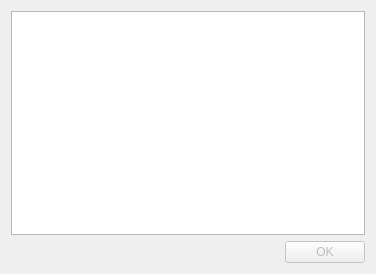
<?xml version="1.0" encoding="UTF-8"?>
<ui version="4.0">
 <class>Dialog</class>
 <widget class="QDialog" name="Dialog">
  <property name="geometry">
   <rect>
    <x>0</x>
    <y>0</y>
    <width>376</width>
    <height>274</height>
   </rect>
  </property>
  <property name="windowTitle">
   <string>Progress</string>
  </property>
  <layout class="QVBoxLayout" name="verticalLayout">
   <item>
    <widget class="QTextEdit" name="progressText"/>
   </item>
   <item>
    <widget class="QDialogButtonBox" name="buttonBox">
     <property name="enabled">
      <bool>false</bool>
     </property>
     <property name="orientation">
      <enum>Qt::Horizontal</enum>
     </property>
     <property name="standardButtons">
      <set>QDialogButtonBox::Ok</set>
     </property>
    </widget>
   </item>
  </layout>
 </widget>
 <resources/>
 <connections>
  <connection>
   <sender>buttonBox</sender>
   <signal>accepted()</signal>
   <receiver>Dialog</receiver>
   <slot>accept()</slot>
   <hints>
    <hint type="sourcelabel">
     <x>248</x>
     <y>254</y>
    </hint>
    <hint type="destinationlabel">
     <x>157</x>
     <y>274</y>
    </hint>
   </hints>
  </connection>
  <connection>
   <sender>buttonBox</sender>
   <signal>rejected()</signal>
   <receiver>Dialog</receiver>
   <slot>reject()</slot>
   <hints>
    <hint type="sourcelabel">
     <x>316</x>
     <y>260</y>
    </hint>
    <hint type="destinationlabel">
     <x>286</x>
     <y>274</y>
    </hint>
   </hints>
  </connection>
 </connections>
</ui>
